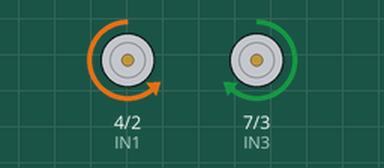
Simulated run of this sketch. Board: Arduino Uno, built with avr-gcc and run on an emulated ATmega328P. Parts: motor-driver pin pairs drawn as motors (green arrow = first pin HIGH = forward, orange = second pin HIGH = backward, longer = more drive, scaled by the enable pin).

Above: at 0.1 s.
At 2.4 s:
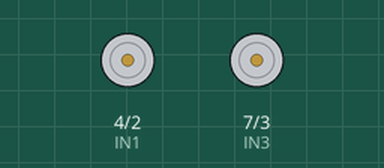
Timing chart, 0 to 3.9 s (numbered marks = the images above):
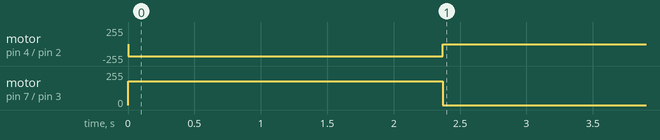

Measured:
- by itself, motor on pin 4 (IN1) / pin 2 (IN2): stopped → backward 180/255 at 0.00 s, → stopped 2.4 s later
- by itself, motor on pin 7 (IN3) / pin 3 (IN4): stopped → forward 180/255 at 0.00 s, → stopped 2.4 s later

The sketch:

CheckTurnTime.ino
```cpp
#include <LiquidCrystal.h>

const int LOOP_DELAY = 20;

// Motor controls
const int
  ENA = 5,  // Enable right-side pair of motors -- Pair A
  ENB = 6,  // Enable left-side pair of motors -- Pair B
  IN1 = 4,  // Command Pair A forwards
  IN3 = 7,  // Command Pair A backwards
  IN2 = 2,  // Command Pair B forwards
  IN4 = 3;  //Command Pair B backwards

// // LCD
// LCD control pins
const int
  REGISTER_SELECT = 12,
  ENABLE = 13,
  DB4 = 8,
  DB5 = 9,
  DB6 = 10,
  DB7 = 11;
// Initialize the LCD
LiquidCrystal lcd(REGISTER_SELECT, ENABLE, DB4, DB5, DB6, DB7);

// Time tracking variables
unsigned long TURN_DURATION = 2370;  // Units are milliseconds
unsigned long startTime = 0;
volatile unsigned long elapsedTime = 0;
bool inMotion = false;

//
//

// Display time function
void displayTime(volatile unsigned long time) {
  // Calculate time in seconds
  const unsigned long seconds = time / 1000;

  // Print time on the 1st row of the LCD
  lcd.setCursor(0, 0);
  lcd.print("Time: ");
  lcd.print(seconds);
  lcd.print("s     ");
}
void moveRight(int speed) {
  // Speed control
  analogWrite(ENA, speed);
  analogWrite(ENB, speed);
  // Direction control
  digitalWrite(IN1, LOW);
  digitalWrite(IN3, HIGH);
  digitalWrite(IN2, HIGH);
  digitalWrite(IN4, LOW);

  if (inMotion == false) { inMotion = true; }
}
void moveStop() {
  // Speed control
  analogWrite(ENA, 0);
  analogWrite(ENB, 0);
  // Direction control
  digitalWrite(IN1, LOW);
  digitalWrite(IN3, LOW);
  digitalWrite(IN2, LOW);
  digitalWrite(IN4, LOW);

  if (inMotion == true) { inMotion = false; }
}

void setup() {
  // Set up motor pins as outputs
  pinMode(ENA, OUTPUT);
  pinMode(ENB, OUTPUT);
  pinMode(IN1, OUTPUT);
  pinMode(IN3, OUTPUT);
  pinMode(IN2, OUTPUT);
  pinMode(IN4, OUTPUT);

  // Set Starting time of run
  startTime = millis();
}

void loop() {
  // Calculate the amount of time that has passed
  elapsedTime = millis() - startTime;

  if (elapsedTime < TURN_DURATION) {
    moveRight(180);
  } else {
    moveStop();
  }

  if (inMotion == true) {
    displayTime(elapsedTime);
  }
}
```
